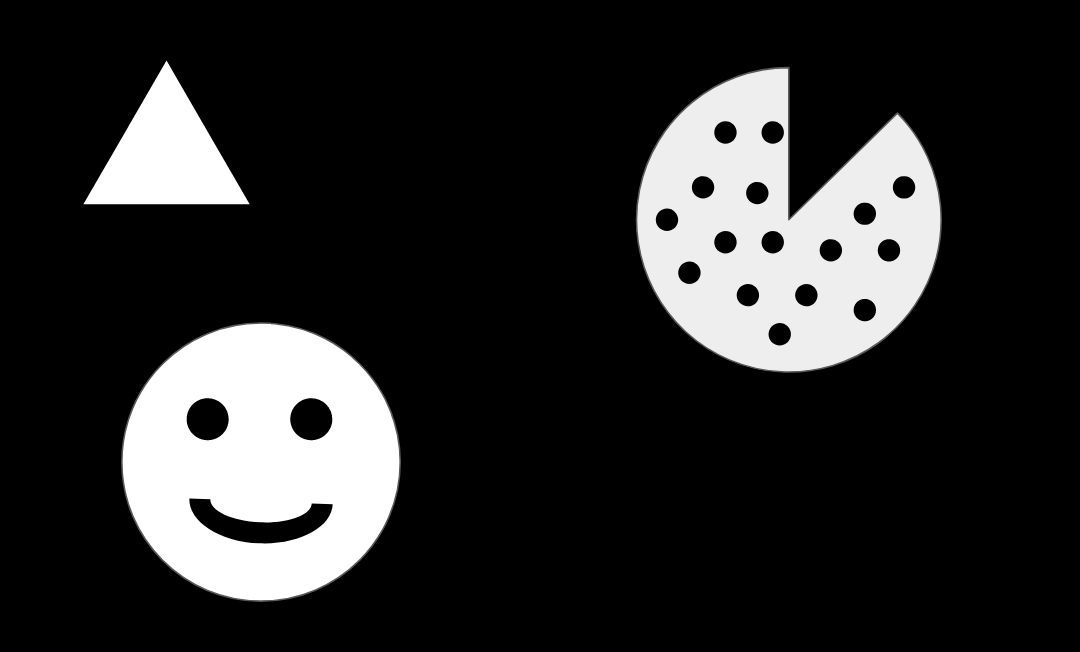
#> input picture DATA/internal_external.png, 1080 x 652 px
$ jupyter execute 04-Contour-Detection.ipynb   (shell and % lines are left out)   (older library calls are emulated)
#> lines starting #> are read from the running program, lines starting #| are printed output that depends on the picture; after the words box and inside, x2 and y2 are one past the last pixel; in counts of white or black regions, pixels touching at a corner belong together
# Contour Detection

## External vs Internal Contours

[cell 1]
import cv2
import numpy as np
import matplotlib.pyplot as plt

[cell 2]
img = cv2.imread('../DATA/internal_external.png',0)
#> img is the input picture: shape (652, 1080); min 0, max 255, mean 43.4

[cell 3]
img.shape
#> Out = (652, 1080)

[cell 4]
plt.imshow(img,cmap='gray')

**findContours**

function will return back contours in an image, and based on the RETR method called, you can get back external, internal, or both:

* cv2.RETR_EXTERNAL:Only extracts external contours
* cv2.RETR_CCOMP: Extracts both internal and external contours organized in a two-level hierarchy
* cv2.RETR_TREE: Extracts both internal and external contours organized in a  tree graph
* cv2.RETR_LIST: Extracts all contours without any internal/external relationship

[cell 5]
# image, contours, hierarchy = cv2.findContours(img, cv2.RETR_CCOMP, cv2.CHAIN_APPROX_SIMPLE)
contours, hierarchy = cv2.findContours(img, cv2.RETR_CCOMP, cv2.CHAIN_APPROX_SIMPLE)
#> contours = 22 contours; largest, box (x1, y1, x2, y2) and area: (635, 66, 942, 373) 64554, (121, 322, 401, 602) 61517, (83, 60, 250, 205) 12042, (189, 498, 333, 544) 3049, (186, 398, 229, 441) 1380

[cell 6]
hierarchy
#> Out = 22 rows, first 6: [4, -1, 1, -1], [2, -1, -1, 0], [3, 1, -1, 0], [-1, 2, -1, 0], [21, 0, 5, -1], [6, -1, -1, 4]

[cell 7]
type(contours)

[cell 8]
len(contours)
#> Out = 22

[cell 9]
type(hierarchy)

[cell 10]
hierarchy.shape
#> Out = (1, 22, 4)

[cell 11]
hierarchy
#> Out = 22 rows, first 6: [4, -1, 1, -1], [2, -1, -1, 0], [3, 1, -1, 0], [-1, 2, -1, 0], [21, 0, 5, -1], [6, -1, -1, 4]

[cell 12]
# Draw External Contours

# Set up empty array
external_contours = np.zeros(img.shape)

# For every entry in contours
for i in range(len(contours)):

    # last column in the array is -1 if an external contour (no contours inside of it)
    if hierarchy[0][i][3] == -1:

        # We can now draw the external contours from the list of contours
        cv2.drawContours(external_contours, contours, i, 255, -1)
#> this loop made 22 passes
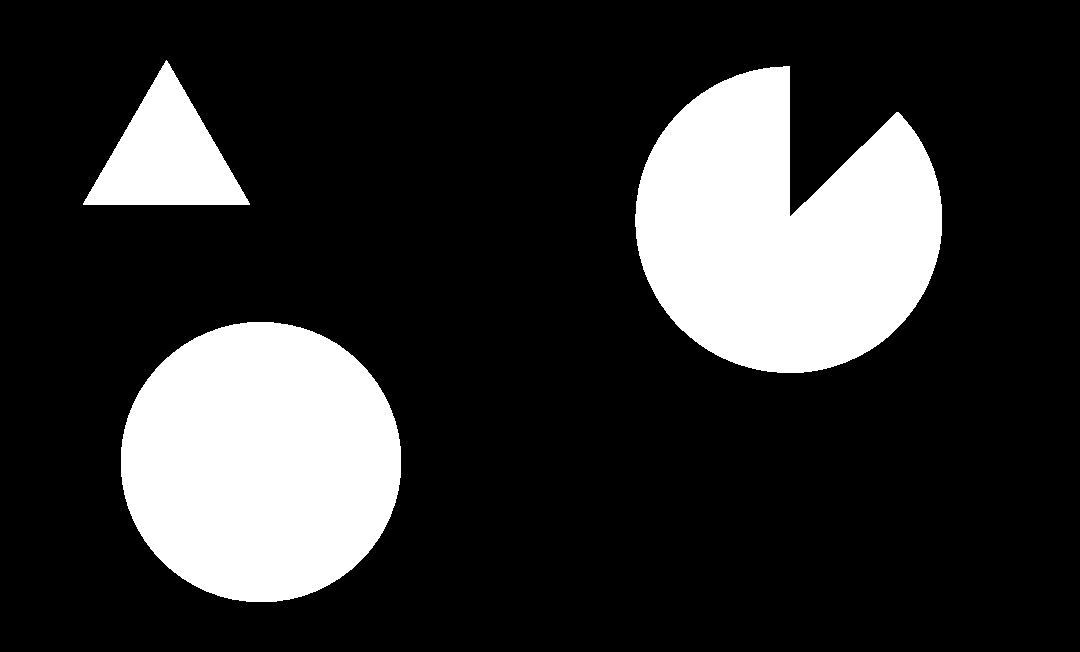
#> external_contours: shape (652, 1080) float64; 19.8% white; 3 white regions, box (x1, y1, x2, y2) and area: (635, 66, 942, 373) 65063, (121, 322, 401, 602) 61914, (83, 60, 250, 205) 12270

[cell 13]
plt.imshow(external_contours,cmap='gray')

[cell 14]
# Create empty array to hold internal contours
image_internal = np.zeros(img.shape)

# Iterate through list of contour arrays
for i in range(len(contours)):
    # If third column value is NOT equal to -1 than its internal
    if hierarchy[0][i][3] != -1:

        # Draw the Contour
        cv2.drawContours(image_internal, contours, i, 255, -1)
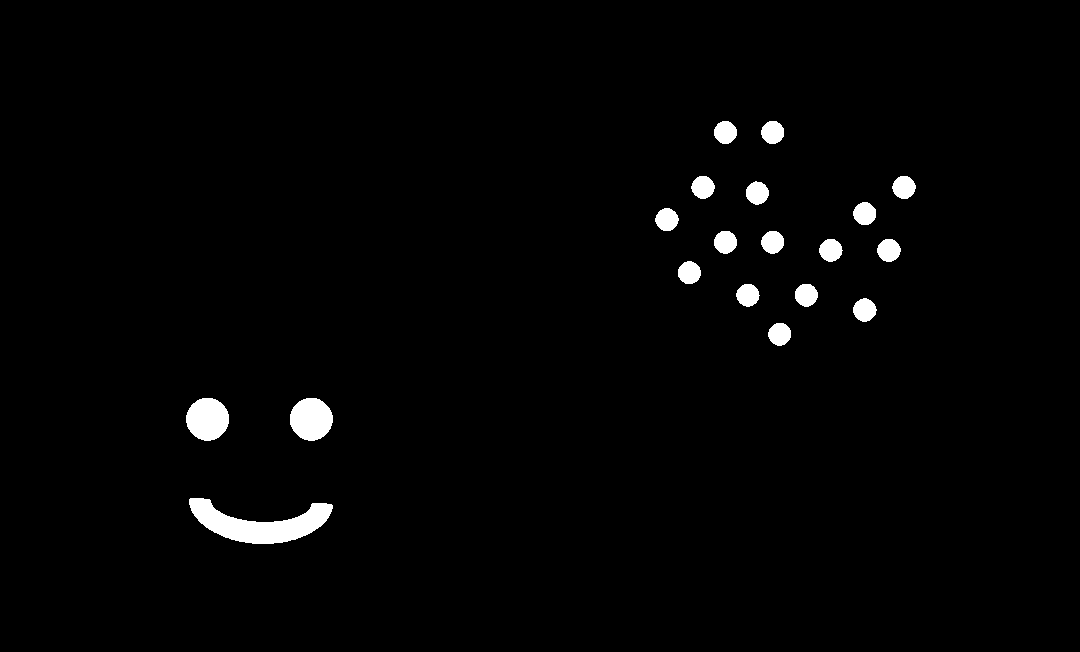
#> image_internal: shape (652, 1080) float64; 1.8% white; 19 white regions, largest, box (x1, y1, x2, y2) and area: (189, 498, 333, 544) 3207, (186, 398, 229, 441) 1440, (290, 398, 333, 441) 1438

$ run again, with DATA/five_shapes.PNG copied over DATA/internal_external.png
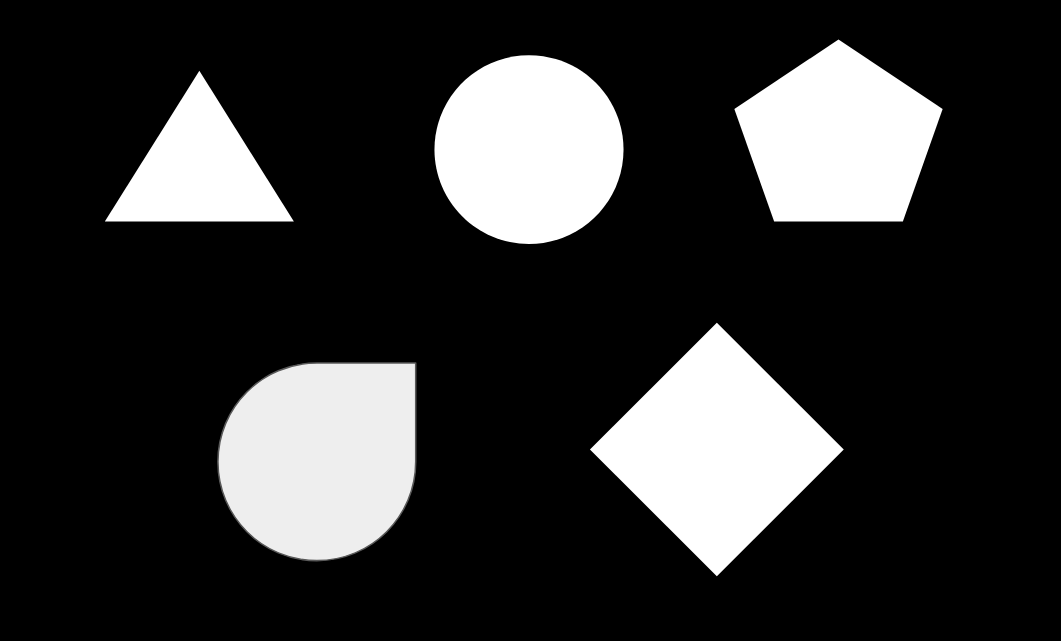
#> input picture DATA/five_shapes.PNG, 1061 x 641 px
#> img is the input picture: shape (641, 1061); min 0, max 255, mean 49.2
#> contours = 5 contours; box (x1, y1, x2, y2) and area: (217, 362, 417, 562) 33297, (590, 322, 844, 577) 32508, (434, 55, 624, 244) 28076, (734, 39, 943, 222) 26303, (105, 70, 294, 222) 14310
#> `hierarchy`: Out = [[1, -1, -1, -1], [2, 0, -1, -1], [3, 1, -1, -1], [4, 2, -1, -1], [-1, 3, -1, -1]]
#> `len(contours)`: Out = 5
#> `hierarchy`: Out = [[1, -1, -1, -1], [2, 0, -1, -1], [3, 1, -1, -1], [4, 2, -1, -1], [-1, 3, -1, -1]]
#> the loop `for i in range(len(contours)):` made 5 passes
#> after the loop `for i in range(len(contours)):`:
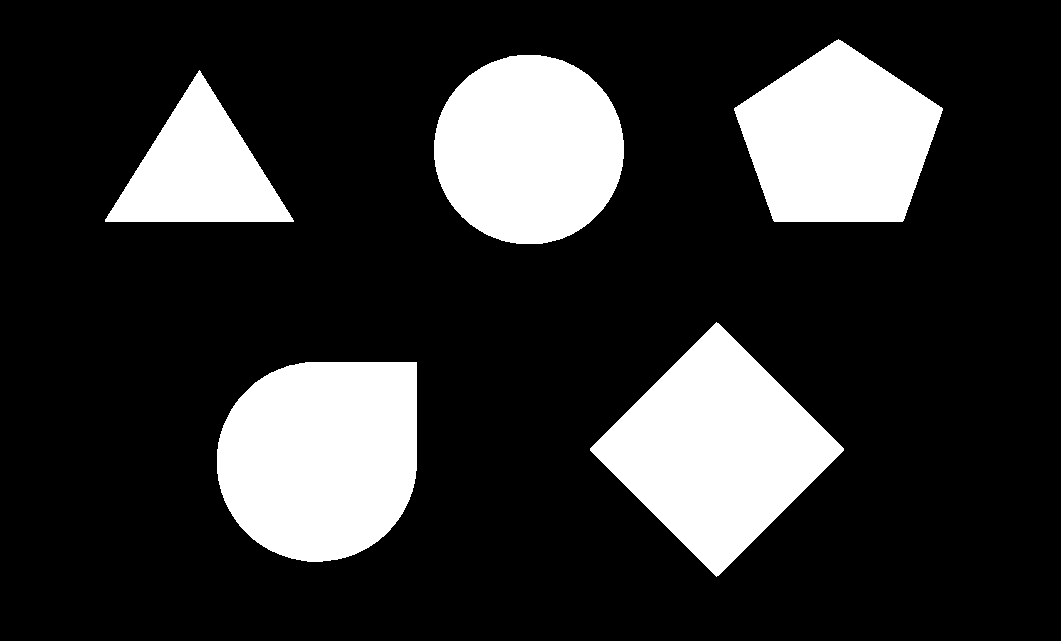
#> external_contours: shape (641, 1061) float64; 20% white; 5 white regions, box (x1, y1, x2, y2) and area: (217, 362, 417, 562) 33609, (590, 322, 844, 577) 32764, (434, 55, 624, 244) 28345, (734, 39, 943, 222) 26585, (105, 70, 294, 222) 14556
